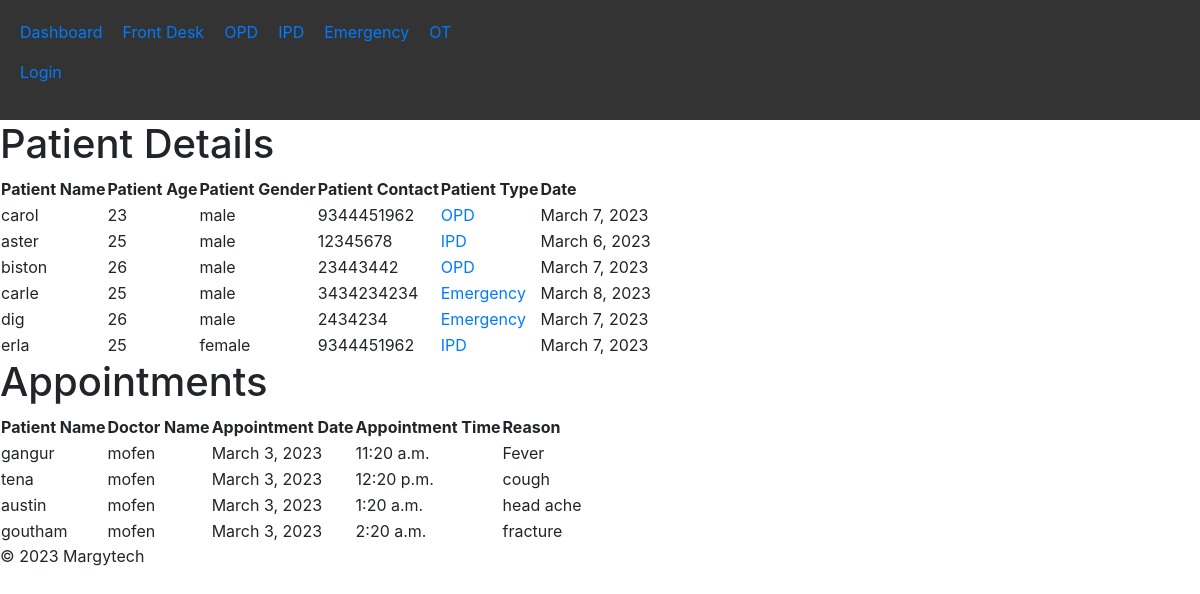
Page /registersummary/ on the committed database.
### HIS/models.py (models this page shows, shortened)
class Patient(models.Model):
    name = models.CharField(max_length=255)
    age = models.IntegerField()
    gender = models.CharField(max_length=10)
    contact_info = models.CharField(max_length=100)
    patient_type = [
        ('OPD', 'OPD'),
        ('IPD', 'IPD'),
        ('Emergency', 'Emergency'),
        ]
    patient_type = models.CharField(max_length=20, choices=patient_type)
    Date = models.DateField()

class Appointment(models.Model):
    patient_name = models.CharField(max_length=100)
    doctor_name = models.CharField(max_length=100)
    appointment_date = models.DateField()
    appointment_time = models.TimeField()
    reason = models.TextField(blank=True)

### HIS/views.py (the view)
# urls.py: path('registersummary/',registrationsummary,name="registersummary"),
def registrationsummary(request):
    patients = Patient.objects.all()
    appointments = Appointment.objects.all()
    context = {
        'patients': patients,
        'appointments': appointments,
    }
    return render(request, 'frontdesk/registrationsummary.html', context)

### HIS/templates/frontdesk/registrationsummary.html (shortened to what this page needs)
{% extends "base.html" %}
{% block content %}
<link rel="stylesheet" href="https://stackpath.bootstrapcdn.com/bootstrap/4.3.1/css/bootstrap.min.css">
<h1>Patient Details</h1>
<table>
  <tr>
    <th>Patient Name</th>
    <th>Patient Age</th>
    <th>Patient Gender</th>
    <th>Patient Contact</th>
    <th>Patient Type</th>
    <th>Date</th>
  </tr>
  {% for patient in patients %}
  <tr>
    <td>{{ patient.name }}</td>
    <td>{{ patient.age }}</td>
    <td>{{ patient.gender }}</td>
    <td>{{ patient.contact_info }}</td>
    <td><a href="{% url 'update' patient.id %}">{{ patient.patient_type }}</a></td>
    <td>{{ patient.Date }}</td>
  </tr>
  {% endfor %}
</table>
<h1>Appointments</h1>
<table>
  <tr>
    <th>Patient Name</th>
    <th>Doctor Name</th>
    <th>Appointment Date</th>
    <th>Appointment Time</th>
    <th>Reason</th>
  </tr>
  {% for appointment in appointments %}
  <tr>
    <td>{{ appointment.patient_name }}</td>
    <td>{{ appointment.doctor_name }}</td>
    <td>{{ appointment.appointment_date }}</td>
    <td>{{ appointment.appointment_time }}</td>
    <td>{{ appointment.reason }}</td>
  </tr>
  {% endfor %}
</table>
{% endblock %}

### HIS/templates/base.html (shortened to what this page needs)
<!DOCTYPE html>
<html>
<head>
    <link rel="stylesheet" href="https://maxcdn.bootstrapcdn.com/bootstrap/4.5.2/css/bootstrap.min.css">
</head>
<body>
    <header>
        <nav>
            <ul>
                <li><a href="{% url 'dashboard' %}">Dashboard</a></li>
                <li class="dropdown">
                    <a href="#">Front Desk</a>
                </li>
                <li class="dropdown">
                    <a href="#">OPD</a>
                </li>
                 <li class="dropdown">
                    <a href="#">IPD</a>
                </li>
                <li class="dropdown">
                    <a href="#">Emergency</a>
                </li>
                 <li class="dropdown">
                    <a href="#">OT</a>
                </li>
            </ul>
            <ul>
                {% if user.is_authenticated %}
                    <li><a href="{% url 'logout' %}">Logout</a></li>
                {% else %}
                    <li><a href="{% url 'login' %}">Login</a></li>
                {% endif %}
            </ul>
        </nav>
    </header>
    <main>
        {% block content %}
        {% endblock %}
    </main>
    <footer>
        <p>&copy; 2023 Margytech</p>
    </footer>
</body>
</html>

### HIS/templates/base.html (style rules this page uses)
header { background-color: #333; color: #fff; padding: 20px; }
nav { display: flex; justify-content: space-between; align-items: center; }
ul { display: flex; list-style: none; margin: 0; padding: 0; }
li { margin-right: 20px; }
li:last-child { margin-right: 0; }
a { color: #fff; text-decoration: none; }
.dropdown { position: relative; }

### rows in the picture
Patient: name "carol", age "23", gender "male", contact_info "9344451962", patient_type "OPD", Date "March 7, 2023"
Patient: name "aster", age "25", gender "male", contact_info "12345678", patient_type "IPD", Date "March 6, 2023"
Patient: name "biston", age "26", gender "male", contact_info "23443442", patient_type "OPD", Date "March 7, 2023"
Patient: name "carle", age "25", gender "male", contact_info "3434234234", patient_type "Emergency", Date "March 8, 2023"
Patient: name "dig", age "26", gender "male", contact_info "2434234", patient_type "Emergency", Date "March 7, 2023"
Patient: name "erla", age "25", gender "female", contact_info "9344451962", patient_type "IPD", Date "March 7, 2023"
Appointment: patient_name "gangur", doctor_name "mofen", appointment_date "March 3, 2023", appointment_time "11:20 a.m.", reason "Fever"
Appointment: patient_name "tena", doctor_name "mofen", appointment_date "March 3, 2023", appointment_time "12:20 p.m.", reason "cough"
Appointment: patient_name "austin", doctor_name "mofen", appointment_date "March 3, 2023", appointment_time "1:20 a.m.", reason "head ache"
Appointment: patient_name "goutham", doctor_name "mofen", appointment_date "March 3, 2023", appointment_time "2:20 a.m.", reason "fracture"
